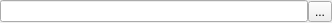
<?xml version="1.0" encoding="UTF-8"?>
<ui version="4.0">
 <class>TreeComboBox</class>
 <widget class="QWidget" name="TreeComboBox">
  <property name="geometry">
   <rect>
    <x>0</x>
    <y>0</y>
    <width>332</width>
    <height>23</height>
   </rect>
  </property>
  <property name="windowTitle">
   <string>Form</string>
  </property>
  <layout class="QHBoxLayout" name="horizontalLayout">
   <property name="spacing">
    <number>0</number>
   </property>
   <property name="margin">
    <number>0</number>
   </property>
   <item>
    <widget class="QLineEdit" name="lineEdit"/>
   </item>
   <item>
    <widget class="QToolButton" name="toolButton">
     <property name="text">
      <string>...</string>
     </property>
    </widget>
   </item>
  </layout>
 </widget>
 <resources/>
 <connections/>
</ui>
